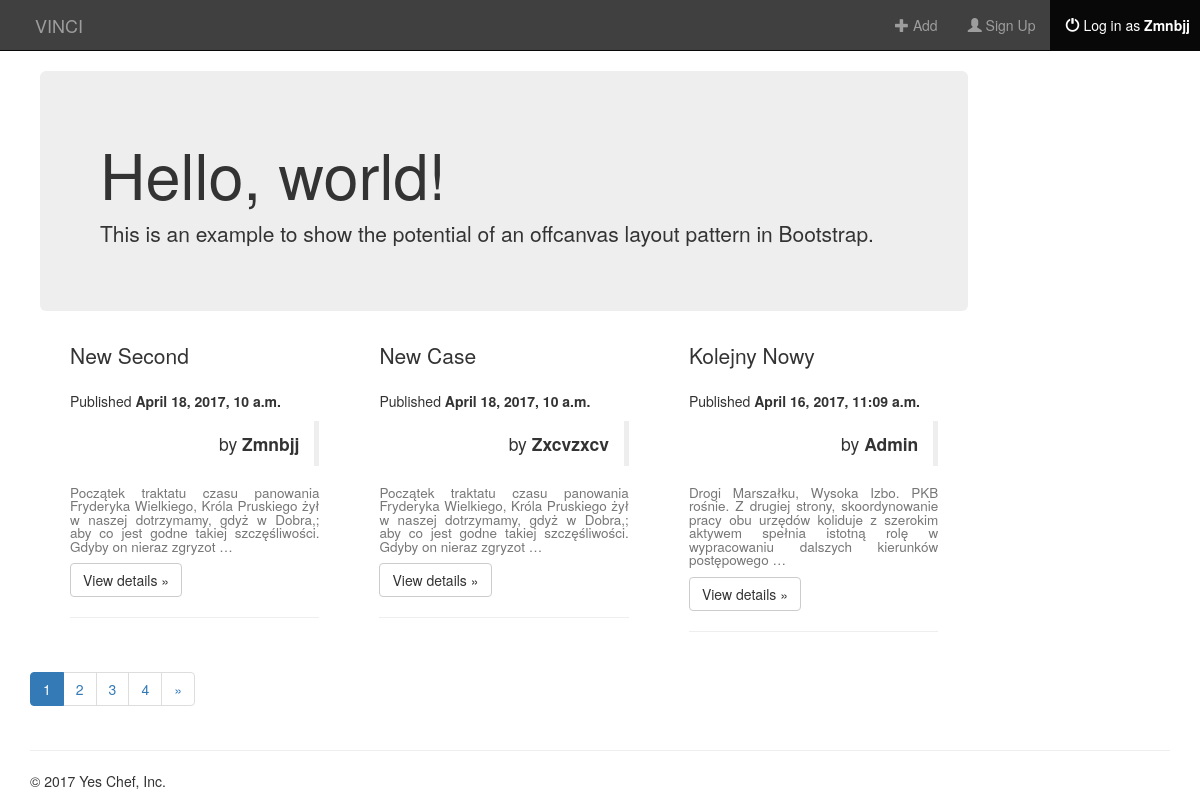
The page /home/ (signed in) on the database its author committed.
### home/models.py (models this page shows, shortened)
class Post(models.Model):
    STATUS_CHOICE = (
        ('draft', 'Draft'),
        ('published', 'Published'),
    )
    title = models.CharField(max_length=250)
    slug = models.SlugField(max_length=250, unique_for_date='publish')
    author = models.ForeignKey(User, related_name='blog_posts')
    body = models.TextField()
    publish = models.DateTimeField(default=timezone.now)
    created = models.DateTimeField(auto_now_add=True)
    updated = models.DateTimeField(auto_now=True)
    status = models.CharField(max_length=10, choices=STATUS_CHOICE, default='draft')
    class Meta:
        ordering = ('-publish',)
    def get_absolute_url(self):
        return reverse('home:post_detail', kwargs={'year': self.publish.year,
                                                   'month': self.publish.strftime('%m'),
                                                   'day': self.publish.strftime('%d'),
                                                   'post': self.slug,
                                                   'pk': self.pk}
                       )

### home/views.py (the view)
class PostListView(ListView):
    queryset = Post.objects.filter(status='published')
    context_object_name = 'posts'
    paginate_by = 3
    template_name = 'home/post/list.html'

### home/templates/home/post/list.html (shortened to what this page needs)
{% extends 'home/base.html' %}
{% block content %}
   <div class="container">
      <div class="row row-offcanvas row-offcanvas-right">
        <div class="col-xs-12 col-sm-10">
          <div class="jumbotron">
            <h1>Hello, world!</h1>
            <p>This is an example to show the potential of an offcanvas layout pattern in Bootstrap.</p>
          </div>
          {% for post in posts %}
            <div class="col-xs-12 col-lg-4">
                <div class="col-xs-12 col-lg-12">
                    <p class="lead text-capitalize">{{ post.title }}</p>
                  <p><p class="data">Published <strong>{{ post.publish }}</strong></p>
                    <blockquote class="blockquote-reverse">
                        <p class="data"> by <strong class="text-capitalize">{{ post.author }}</strong></p>
                    </blockquote>
                    <h4><small>{{ post.body|truncatewords:25|linebreaks }}</small></h4></p>
                  <p><a class="btn btn-default" href="{{ post.get_absolute_url }}" role="button">View details &raquo;</a>
                  </p>
                    <hr>
                </div>
            </div>
          {% endfor %}
          </div>
        </div>
           {% include "home/pagination.html" with page=posts %}
              <hr>
      <footer>
        <p>&copy; 2017 Yes Chef, Inc.</p>
      </footer>
    </div>
{% endblock %}

### home/templates/home/base.html (shortened to what this page needs)
<!DOCTYPE html>
<html lang="en">
<head>
    {% load staticfiles %}
    <link rel="stylesheet" href="https://maxcdn.bootstrapcdn.com/bootstrap/3.3.7/css/bootstrap.min.css">
    <link rel="stylesheet" type="text/css" href="{% static 'home/style.css' %}">
</head>
<body>
    <nav class="navbar navbar-inverse navbar-static-top">
        <div class="conteirner">
            <div class="navbar-header">
                    <a class="navbar-brand" href="{% url 'home:post_list'  %}">VINCI</a>
            </div>
        <div class="collapse navbar-collapse" id="NavBar">
            <ul class="nav navbar-nav">
                <li class="">
                    <a href="{% url 'home:post_list' %}">
                    </a>
                </li>
            </ul>
            <ul class="nav navbar-nav navbar-right ">
                <li>
                    <a href="{% url 'home:post_add' %}">
                        <span class="glyphicon glyphicon-plus"></span> Add
                    </a>
                </li>
                <li>
                    <a href="{% url 'home:register' %}">
                        <span class="glyphicon glyphicon-user"></span> Sign Up
                    </a>
                </li>
                {% if user.is_active %}
                <li class="active">
                    <a href="{% url 'home:log_out' %}">
                        <span class="glyphicon glyphicon-off" aria-hidden="true"></span> Log in as <strong class="text-capitalize">{{ user }}</strong>
                    </a>
                </li>
                {% else %}
                <li class="">
                    <a href="{% url 'home:log_in' %}">
                        <span class="glyphicon glyphicon-off" aria-hidden="true"></span> Login
                    </a>
                </li>
                {% endif %}
            </ul>
        </div>
    </div>
    </nav>
    <div id="content">
        {% block content %}
        {% endblock %}
    </div>
  </body>
</html>

### home/static/home/style.css (style rules this page uses)
body { background: white; }
.navbar-inverse { background: #404040; }
.navbar { border-radius: 0; }
.navbar-brand { font-family: ; }
div { text-align: justify; padding: 0px 10px }

### rows shown on the page
Post: title "New Second", publish "April 18, 2017, 10 a.m.", author "Zmnbjj", body "Początek traktatu czasu panowania Fryderyka Wielkiego, Króla Pruskiego żył w naszej dotrzymamy, gdyż w Dobra,; aby co jest godne takiej szczęśliwości. Gdyby on nieraz zgryzot …"
Post: title "New Case", publish "April 18, 2017, 10 a.m.", author "Zxcvzxcv", body "Początek traktatu czasu panowania Fryderyka Wielkiego, Króla Pruskiego żył w naszej dotrzymamy, gdyż w Dobra,; aby co jest godne takiej szczęśliwości. Gdyby on nieraz zgryzot …"
Post: title "Kolejny Nowy", publish "April 16, 2017, 11:09 a.m.", author "Admin", body "Drogi Marszałku, Wysoka Izbo. PKB rośnie. Z drugiej strony, skoordynowanie pracy obu urzędów koliduje z szerokim aktywem spełnia istotną rolę w wypracowaniu dalszych kierunków postępowego …"

### other values the page prints
{{ user }} "Zmnbjj"
{{ num }} "1"
{{ num }} "2" "3" "4"
